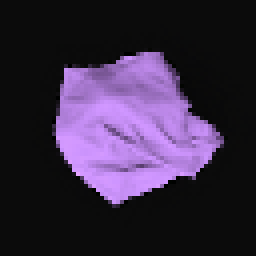
#> input picture debug_transforms/rot_-18.0_scale_0.38.png, 64 x 64 px (shown 4 times larger); its folder holds only this picture in this run
$ python -i utils.py   (imports and definitions only)
#> lines starting #> are read from the running program, lines starting #| are printed output that depends on the picture; after the words box and inside, x2 and y2 are one past the last pixel; in counts of white or black regions, pixels touching at a corner belong together
import cv2
import os
import numpy as np
import skimage.morphology as morph
from copy import deepcopy
from pathlib import Path
from real_world.setup import (WORKSPACE_SURFACE, WS_PC, GRASP_CLEARANCE_ABOVE_SURFACE)

BACKGROUND_FILE = Path(__file__).with_name('gemsort_background.npz')
_BACKGROUND = None
_YOLOE = None
_YOLOE_PROMPT = None


def get_largest_component(arr):
    """Return the largest non-empty connected mask without importing PyFlex."""
    labeled, count = morph.label(arr, return_num=True, background=0)
    masks = [(labeled == index).astype(np.uint8)
             for index in range(1, count + 1)]
    masks.sort(key=np.count_nonzero, reverse=True)
    return masks[0] if masks else np.zeros_like(arr, dtype=np.uint8)


class InvalidDepthException(Exception):
    def __init__(self):
        super().__init__('Invalid Depth Point')


# [114 lines left out: functions bound_grasp_pos, get_workspace_crop, _workspace_only, _configured_camera_serial, _background_mask, _yoloe_mask, not called in this run]


def get_cloth_mask(rgb, depth=None):
    backend = os.environ.get('GEMSORT_SEGMENTER', 'rgbd_background').strip().lower()
    if backend == 'yoloe':
        return _yoloe_mask(rgb)
    if backend not in ('rgbd_background', 'rgbd', 'hsv'):
        raise ValueError(f'unknown GEMSORT_SEGMENTER {backend!r} (yoloe | rgbd_background | hsv)')
    if backend != 'hsv' and depth is not None:
        mask = _background_mask(rgb, depth)
        if mask is not None:
            return mask
    h, w, c = rgb.shape
#> h = 64; w = 64; c = 3
    if h == 720 and w == 1280:
        rgb[:WS_PC[0], ...] = 0
        rgb[WS_PC[1]:, ...] = 0
        rgb[:, :WS_PC[2], :] = 0
        rgb[:, WS_PC[3]:, :] = 0
    """
    Segments out black backgrounds
    """
    bottom = (0, 0, 0)
    top = (255, 255, 125)
    mask = cv2.inRange(cv2.cvtColor(
        rgb, cv2.COLOR_RGB2HSV), bottom, top)
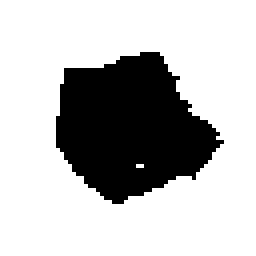
#> mask: shape (64, 64) (shown 4 times larger); 74.2% white; 1 black region, box (x1, y1, x2, y2) and area: (14, 13, 56, 51) 1058
    mask = (mask == 0).astype(np.uint8)
    if mask.shape[0] != mask.shape[1]:
        mask[:, :int(mask.shape[1]*0.2)] = 0
        mask[:, -int(mask.shape[1]*0.2):] = 0
    return get_largest_component(mask).astype(np.uint8)
#> in get_largest_component, `labeled, count = morph.label(arr, return_num=True, background=0)`: count = 1
#> in get_largest_component, `masks = [(labeled == index).astype(np.uint8) for index in range(1, cou..`: masks = 1 item


def compute_coverage(rgb, depth=None):
    mask = get_cloth_mask(rgb=rgb, depth=depth)
    return np.count_nonzero(mask) / (mask.shape[0] * mask.shape[1])


# [42 lines left out: functions pix_to_3d_position, pick_place_primitive_helper, not called in this run]

>>> import cv2
>>> picture = cv2.cvtColor(cv2.imread('../debug_transforms/rot_-18.0_scale_0.38.png'), cv2.COLOR_BGR2RGB)
>>> result = get_cloth_mask(picture)

$ run again, on debug_transforms/rot_-30.0_scale_0.38.png
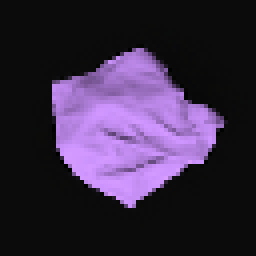
#> input picture debug_transforms/rot_-30.0_scale_0.38.png, 64 x 64 px (shown 4 times larger)
#> in get_cloth_mask, `mask = cv2.inRange(cv2.cvtColor( rgb, cv2.COLOR_RGB2HSV), bottom, top)`:
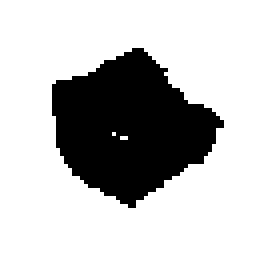
#> mask: shape (64, 64) (shown 4 times larger); 74% white; 1 black region, box (x1, y1, x2, y2) and area: (13, 12, 56, 52) 1067
#> count = 1
#> masks = 1 item
